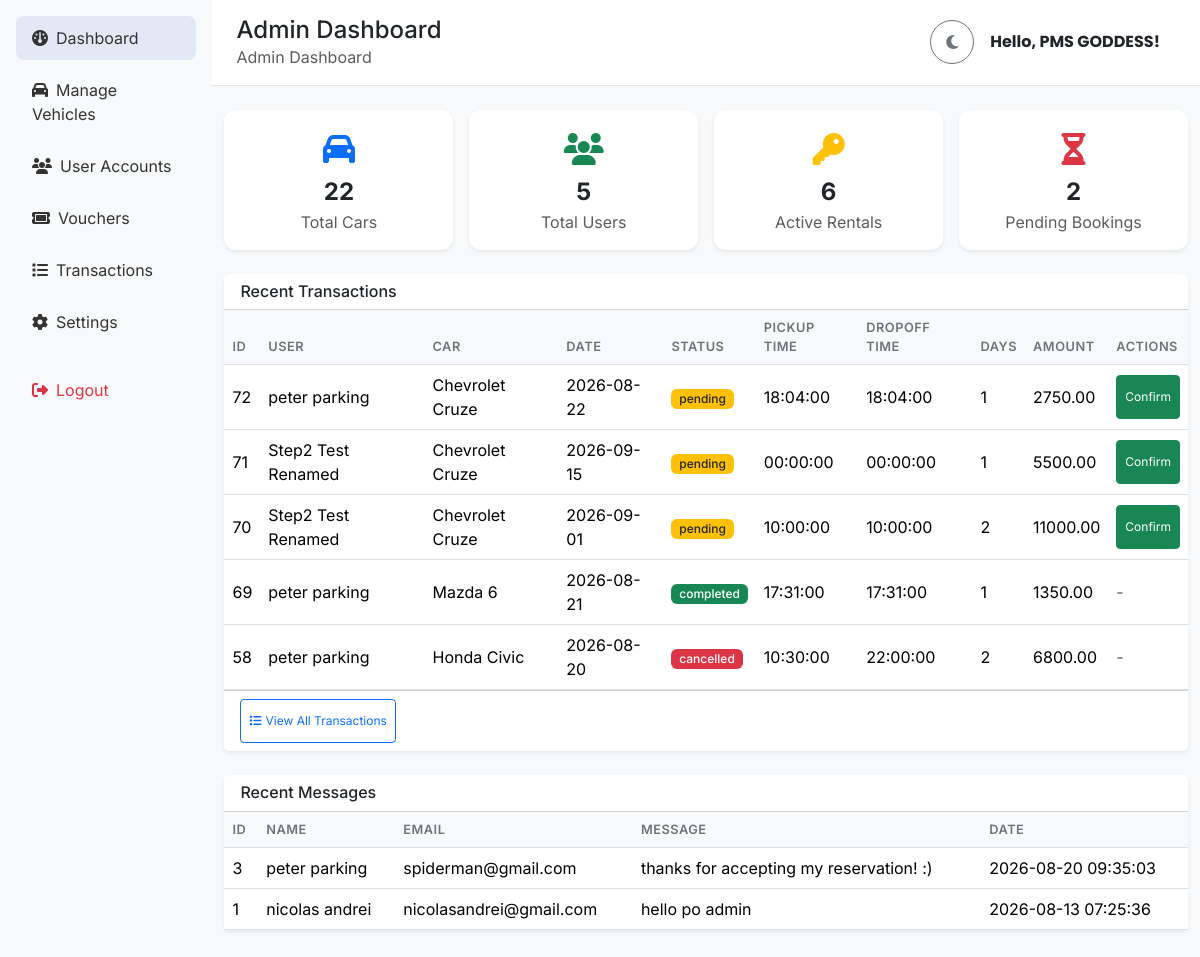
The app's page /admin-dashboard.php (signed in) with its own data.
### tables this page shows
CREATE TABLE `bookings` (
  `id` int NOT NULL,
  `user_id` int NOT NULL,
  `vehicle_id` int NOT NULL,
  `booking_ref` varchar(32) DEFAULT NULL,
  `rental_date` date NOT NULL,
  `return_date` date NOT NULL,
  `pickup_time` time DEFAULT NULL,
  `dropoff_time` time DEFAULT NULL,
  `days` int DEFAULT NULL,
  `rate` decimal(10,2) DEFAULT NULL,
  `discount` decimal(10,2) DEFAULT '0.00',
  `total_amount` decimal(10,2) DEFAULT NULL,
  `contact_number` varchar(32) DEFAULT NULL,
  `status` enum('completed','pending','confirmed','cancelled') NOT NULL DEFAULT 'pending',
  `created_at` timestamp NOT NULL DEFAULT CURRENT_TIMESTAMP,
  `voucher_id` int DEFAULT NULL,
  `age` int NOT NULL DEFAULT '18',
  `license_file` varchar(255) DEFAULT NULL,
  `paid` int NOT NULL
);

CREATE TABLE `users` (
  `id` int NOT NULL,
  `name` varchar(100) NOT NULL,
  `email` varchar(150) NOT NULL,
  `password` varchar(255) NOT NULL,
  `role` varchar(50) DEFAULT 'user',
  `created_at` timestamp NOT NULL DEFAULT CURRENT_TIMESTAMP,
  `reset_code` varchar(6) DEFAULT NULL,
  `reset_code_expires` datetime DEFAULT NULL,
  `profile_picture_path` varchar(255) DEFAULT NULL
);

CREATE TABLE `vehicles` (
  `id` int NOT NULL,
  `title` varchar(150) NOT NULL,
  `category` varchar(50) NOT NULL,
  `seats` int NOT NULL DEFAULT '4',
  `fuel` varchar(30) NOT NULL DEFAULT 'Gasoline',
  `transmission` varchar(30) NOT NULL DEFAULT 'Automatic',
  `price_per_day` int NOT NULL DEFAULT '0',
  `units_total` int NOT NULL DEFAULT '0',
  `is_active` tinyint(1) NOT NULL DEFAULT '1',
  `thumbnail` varchar(255) DEFAULT NULL,
  `created_at` timestamp NOT NULL DEFAULT CURRENT_TIMESTAMP,
  `slug` varchar(255) DEFAULT NULL
);

CREATE TABLE `messages` (
  `id` int NOT NULL,
  `name` varchar(100) NOT NULL,
  `email` varchar(150) NOT NULL,
  `message` text NOT NULL,
  `created_at` timestamp NOT NULL DEFAULT CURRENT_TIMESTAMP
);

### admin-dashboard.php (the view, shortened to what this page needs)
<?php
include 'db_connect.php';
$totalCars = $conn->query("SELECT COUNT(*) AS total FROM vehicles")->fetch_assoc()['total'];
$totalUsers = $conn->query("SELECT COUNT(*) AS total FROM users")->fetch_assoc()['total'];
$activeRentals = $conn->query("SELECT COUNT(*) AS total FROM bookings WHERE status='confirmed'")->fetch_assoc()['total'];
$pendingBookings = $conn->query("SELECT COUNT(*) AS total FROM bookings WHERE status='pending'")->fetch_assoc()['total'];
?>
<!doctype html>
<html lang="en">
<head>
  <link href="https://cdn.jsdelivr.net/npm/bootstrap@5.3.2/dist/css/bootstrap.min.css" rel="stylesheet">
  <link rel="stylesheet" href="https://cdnjs.cloudflare.com/ajax/libs/font-awesome/6.4.2/css/all.min.css">
  <link rel="stylesheet" type="text/css" href="https://cdn.datatables.net/1.11.5/css/dataTables.bootstrap5.min.css"/>
  <link href="css/styles.css?v=<?php echo filemtime(__DIR__ . '/css/styles.css'); ?>" rel="stylesheet">
</head>
<body class="bg-body-tertiary">
  <div class="d-flex min-vh-100" id="adminLayout">
    <?php include 'includes/admin_sidebar.php'; ?>
    <main class="flex-grow-1">
      <?php $topbarTitle = 'Admin Dashboard'; include 'includes/admin_topbar.php'; ?>
      <div class="container py-4">
        <div class="row g-3 mb-4" data-reveal-stagger>
          <div class="col-12 col-sm-6 col-xl-3" data-reveal>
            <div class="card metric-card border-0 shadow-sm">
              <div class="card-body text-center">
                <div class="fs-2 text-primary"><i class="fa fa-car" aria-hidden="true"></i></div>
                <div class="fw-bold fs-4">
                  <span class="js-count" aria-hidden="true" data-target="<?php echo (int) $totalCars; ?>">0</span>
                </div>
                <div class="text-body-secondary">Total Cars</div>
              </div>
            </div>
          </div>
          <div class="col-12 col-sm-6 col-xl-3" data-reveal>
            <div class="card metric-card border-0 shadow-sm">
              <div class="card-body text-center">
                <div class="fs-2 text-success"><i class="fa fa-users" aria-hidden="true"></i></div>
                <div class="fw-bold fs-4">
                  <span class="js-count" aria-hidden="true" data-target="<?php echo (int) $totalUsers; ?>">0</span>
                </div>
                <div class="text-body-secondary">Total Users</div>
              </div>
            </div>
          </div>
          <div class="col-12 col-sm-6 col-xl-3" data-reveal>
            <div class="card metric-card border-0 shadow-sm">
              <div class="card-body text-center">
                <div class="fs-2 text-warning"><i class="fa fa-key" aria-hidden="true"></i></div>
                <div class="fw-bold fs-4">
                  <span class="js-count" aria-hidden="true" data-target="<?php echo (int) $activeRentals; ?>">0</span>
                </div>
                <div class="text-body-secondary">Active Rentals</div>
              </div>
            </div>
          </div>
          <div class="col-12 col-sm-6 col-xl-3" data-reveal>
            <div class="card metric-card border-0 shadow-sm">
              <div class="card-body text-center">
                <div class="fs-2 text-danger"><i class="fa fa-hourglass-half" aria-hidden="true"></i></div>
                <div class="fw-bold fs-4">
                  <span class="js-count" aria-hidden="true" data-target="<?php echo (int) $pendingBookings; ?>">0</span>
                </div>
                <div class="text-body-secondary">Pending Bookings</div>
              </div>
            </div>
          </div>
        </div>
        <div class="card shadow-sm border-0">
          <div class="card-header bg-body fw-bold"><h2 class="h6 mb-0">Recent Transactions</h2></div>
          <div class="table-responsive">
            <table class="table table-hover mb-0">
              <thead>
                <tr>
                  <th>ID</th>
                  <th>User</th>
                  <th>Car</th>
                  <th>Date</th>
                  <th>Status</th>
                  <th>Pickup Time</th>
                  <th>Dropoff Time</th>
                  <th>Days</th>
                  <th>Amount</th>
                  <th>Actions</th>
                </tr>
              </thead>
              <tbody>
                <?php
                $result = $conn->query("SELECT t.id, u.name AS user, v.title AS car, t.rental_date, t.status,
                t.pickup_time, t.dropoff_time, t.days, t.total_amount
                        FROM bookings t
                        JOIN users u ON t.user_id = u.id
                        JOIN vehicles v ON t.vehicle_id = v.id
                        ORDER BY t.id DESC
                        LIMIT 5");
                if ($result->num_rows > 0) {
                  while ($row = $result->fetch_assoc()) {
                    $badgeClass = match (strtolower($row['status'])) {
                      'completed' => 'bg-success',
                      'confirmed' => 'bg-primary',
                      'cancelled' => 'bg-danger',
                      'pending' => 'bg-warning text-body',
                      default => 'bg-secondary',
                    };
          $actions = '';
          if (strtolower($row['status']) === 'pending') {
            $actions = '<button class="btn btn-sm btn-success confirm-transaction" data-id="' . htmlspecialchars($row['id']) . '">Confirm</button>';
          } else {
            $actions = '<span class="text-body-secondary">-</span>';
          }
                    echo '<tr>'
                      . '<td>' . htmlspecialchars($row['id']) . '</td>'
                      . '<td>' . htmlspecialchars($row['user']) . '</td>'
                      . '<td>' . htmlspecialchars($row['car']) . '</td>'
                      . '<td>' . htmlspecialchars($row['rental_date']) . '</td>'
                      . '<td><span class="badge ' . $badgeClass . '">' . htmlspecialchars($row['status']) . '</span></td>'
                      . '<td>' . htmlspecialchars($row['pickup_time']) . '</td>'
                      . '<td>' . htmlspecialchars($row['dropoff_time']) . '</td>'
                      . '<td>' . htmlspecialchars($row['days']) . '</td>'
                      . '<td>' . htmlspecialchars($row['total_amount']) . '</td>'
                      . '<td>' . $actions . '</td>'
                      . '</tr>';
                  }
                } else {
                  echo "<tr><td colspan='10' class='text-center text-body-secondary'>No transactions found</td></tr>";
                }
                ?>
              </tbody>
            </table>
            <div class="card-footer bg-body">
              <a href="view-all-data.php?type=transactions" class="btn btn-sm btn-outline-primary">
                  <i class="fas fa-list me-1"></i> View All Transactions
              </a>
          </div>
          </div>
        </div>
        <div class="card shadow-sm border-0 mt-4">
          <div class="card-header bg-body fw-bold"><h2 class="h6 mb-0">Recent Messages</h2></div>
          <div class="table-responsive">
            <table id="messagesTable" class="table table-hover mb-0">
              <thead>
                <tr>
                  <th>ID</th>
                  <th>Name</th>
                  <th>Email</th>
                  <th>Message</th>
                  <th>Date</th>
                </tr>
              </thead>
              <tbody>
                <?php
                $messages = $conn->query("SELECT * FROM messages ORDER BY created_at DESC LIMIT 5");
                if ($messages->num_rows > 0) {
                  while ($msg = $messages->fetch_assoc()) {
                    echo "
              <tr>
                <td>" . htmlspecialchars($msg['id']) . "</td>
                <td>" . htmlspecialchars($msg['name']) . "</td>
                <td>" . htmlspecialchars($msg['email']) . "</td>
                <td>" . htmlspecialchars($msg['message']) . "</td>
                <td>" . htmlspecialchars($msg['created_at']) . "</td>
              </tr>
            ";
                  }
                } else {
                  echo "<tr><td colspan='5' class='text-center text-body-secondary'>No messages yet.</td></tr>";
                }
                ?>
              </tbody>
            </table>
          </div>
        </div>
        <div class="row g-3 mt-1 business-overview" data-reveal-stagger>
        </div>
      </div>
    </main>
  </div>
</body>
</html>

### css/styles.css (style rules this page uses)
:root { --font-size: 16px; --background: #F8FAFC; --primary: #0F2A4D; --secondary: #2159C7; --muted-foreground: #718096; --accent: #63A8FF; --accent-focus: #1A7FFF; --border: rgba(15, 42, 77, 0.12); --sidebar-bg: #ffffff; --sidebar-hover: rgba(33, 89, 199, 0.1); --motion-duration-fast: 150ms; --motion-duration-normal: 300ms; --motion-duration-slow: 500ms; --motion-delay-none: 0ms; --motion-delay-short: 80ms; --motion-delay-medium: 160ms; --motion-delay-long: 300ms; --motion-easing-standard: cubic-bezier(0.2, 0, 0.2, 1); --motion-easing-entrance: cubic-bezier(0.16, 1, 0.3, 1); --motion-easing-exit: cubic-bezier(0.4, 0, 1, 1); --motion-easing-emphasized: cubic-bezier(0.2, 0, 0, 1); --motion-distance-sm: 8px; --motion-distance-md: 16px; --motion-distance-lg: 24px; --motion-scale-subtle: 1.02; --motion-scale-standard: 1.05; --motion-stagger: 80ms; }
:root:not([data-bs-theme="dark"]) { --bs-link-color: #0a58ca; --bs-link-color-rgb: 10, 88, 202; --bs-link-hover-color: #084298; --bs-link-hover-color-rgb: 8, 66, 152; }
html { font-size: var(--font-size); }
body { font-family: 'Inter', 'Poppins', -apple-system, BlinkMacSystemFont, 'Segoe UI', Roboto, sans-serif; background-color: var(--background); }
#adminLayout > .flex-grow-1 { min-width: 0; }
#adminLayout .btn-sm { min-height: 44px; min-width: 44px; display: inline-flex; align-items: center; justify-content: center; }
.table th { font-weight: 600; font-size: 0.8rem; text-transform: uppercase; letter-spacing: 0.5px; color: #6c757d; background-color: #f8f9fa; border-bottom-width: 1px; }
.table td { vertical-align: middle; }
.btn-sm { padding: 0.25rem 0.5rem; font-size: 0.75rem; }
.badge { font-weight: 500; padding: 0.35em 0.65em; }
.metric-card { background: var(--sidebar-bg); border-radius: 0.75rem; transition: transform var(--motion-duration-normal) var(--motion-easing-entrance), box-shadow var(--motion-duration-normal) var(--motion-easing-entrance); }
[data-reveal] { opacity: 0; transform: translateY(var(--motion-distance-md)); transition: opacity var(--motion-duration-slow) var(--motion-easing-entrance), transform var(--motion-duration-slow) var(--motion-easing-entrance); transition-delay: var(--reveal-delay, 0ms); }
[data-reveal].is-visible { opacity: 1; transform: translateY(0); }

### records on screen
bookings: id "72", user.name "peter parking", vehicle.title "Chevrolet Cruze", rental_date "2026-08-22", status "pending", pickup_time "18:04:00", dropoff_time "18:04:00", days "1", total_amount "2750.00"
bookings: id "71", user.name "Step2 Test Renamed", vehicle.title "Chevrolet Cruze", rental_date "2026-09-15", status "pending", pickup_time "00:00:00", dropoff_time "00:00:00", days "1", total_amount "5500.00"
bookings: id "70", user.name "Step2 Test Renamed", vehicle.title "Chevrolet Cruze", rental_date "2026-09-01", status "pending", pickup_time "10:00:00", dropoff_time "10:00:00", days "2", total_amount "11000.00"
bookings: id "69", user.name "peter parking", vehicle.title "Mazda 6", rental_date "2026-08-21", status "completed", pickup_time "17:31:00", dropoff_time "17:31:00", days "1", total_amount "1350.00"
bookings: id "58", user.name "peter parking", vehicle.title "Honda Civic", rental_date "2026-08-20", status "cancelled", pickup_time "10:30:00", dropoff_time "22:00:00", days "2", total_amount "6800.00"
messages: id "3", name "peter parking", email "spiderman@gmail.com", message "thanks for accepting my reservation! :)", created_at "2026-08-20 09:35:03"
messages: id "1", name "nicolas andrei", email "nicolasandrei@gmail.com", message "hello po admin", created_at "2026-08-13 07:25:36"

### other values on screen
$topbarTitle "Admin Dashboard"
$topbarBreadcrumb "Admin Dashboard"
$_SESSION['admin_name'] "PMS GODDESS"
